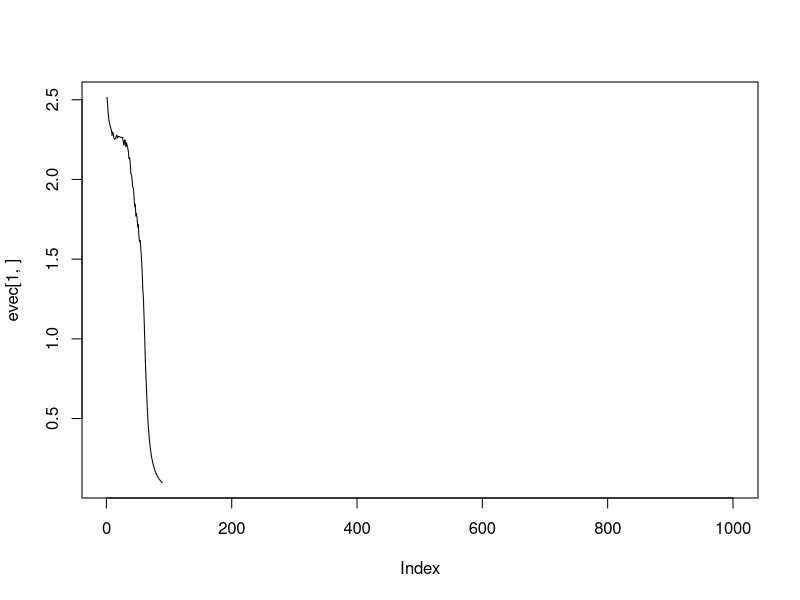

R code for this plot:
rm(list=ls())


sech2<-function(u) {
  return(((2/(exp(u)+exp(-u)))*(2/(exp(u)+exp(-u)))))
}
#XOR de duas saídas: uma é inversão da outra. Pq fazer isso? pq senão não tem como fazer somatório no final, pra 
#calcular a propagaçao do erro

#dados de entrada e saída
x<-matrix(c(-1,-1,-1,+1,+1,-1,+1,+1), byrow=T, ncol=2)
y<-matrix(c(-1,+1,+1,-1, +1,-1,-1,+1), byrow=T, ncol=2)

#entradas fixas
i1<-+1
i4<-+1
i5<-+1
i8<-+1

#inicialização dos pesos
##pesos de entrada
###neuronio 1
w61<-runif(1)-0.5 #tem q ser entre -0.5 e +0.5 pra ter chance de ser negativo e conseguir treinar direito
w62<-runif(1)-0.5
w63<-runif(1)-0.5
###neuronio 2
w72<-runif(1)-0.5
w73<-runif(1)-0.5
w74<-runif(1)-0.5

##pesos de saída
###neuronio 1
w95<-runif(1)-0.5
w96<-runif(1)-0.5
w97<-runif(1)-0.5
###neuronio 2
w106<-runif(1)-0.5
w107<-runif(1)-0.5
w108<-runif(1)-0.5

#inicializaçao de parametros
tol<-0.1
eta<-0.1
maxepocas<-1000
N<-dim(x)[1]
nepocas <- 0
eepoca <- tol+1
evec <- matrix(nrow=1, ncol=maxepocas)

while((nepocas < maxepocas) && (eepoca > tol)) {
  ei2 <- 0 #erro quadrático
  xseq<-sample(N)
  for(i in 1:N) {
    irand <- xseq[i]
    
    i2<-x[irand,2] #x1 é coluna 2
    i3<-x[irand,1] #x2 é coluna 1
    
    u6<-(i1*w61)+(i2*w62)+(i3*w63)
    u7<-(i2*w72)+(i3*w73)+(i4*w74)
    
    i6<-tanh(u6)
    i7<-tanh(u7) 
    
    u9<-(i5*w95)+(i6*w96)+(i7*w97)
    u10<-(i6*w106)+(i7*w107)+(i8*w108)
    
    i9<-tanh(u9)
    i10<-tanh(u10)
    
    e9<-(y[irand,2] - i9)
    e10<-(y[irand,1] - i10)
    
    d9<-e9*sech2(u9)
    d10<-e10*sech2(u10)
    
    dw95<-eta*d9*i5
    dw96<-eta*d9*i6
    dw97<-eta*d9*i7
    
    dw106<-eta*d10*i6
    dw107<-eta*d10*i7
    dw108<-eta*d10*i8
    
    d6<-sech2(u6)*((d9*w96) + (d10*w106))
    d7<-sech2(u7)*((d9*w97) + (d10*w107))
    
    dw61<-eta*d6*i1
    dw62<-eta*d6*i2
    dw63<-eta*d6*i3
    
    dw72<-eta*d7*i2
    dw73<-eta*d7*i3
    dw74<-eta*d7*i4
    
    #entrada
    w61<-w61+dw61
    w62<-w62+dw62
    w63<-w63+dw63
    
    w72<-w72+dw72
    w73<-w73+dw73
    w74<-w74+dw74
    
    #saída
    w95<-w95+dw95
    w96<-w96+dw96
    w97<-w97+dw97
    
    w106<-w106+dw106
    w107<-w107+dw107
    w108<-w108+dw108
    
    #erro quadrático
    ei2 <- ei2 + (e9^2) + (e10^2)
  }
  nepocas <- nepocas + 1
  evec[nepocas] <- ei2/N
  eepoca <- evec[nepocas]
}

plot(evec[1,], type='l')





